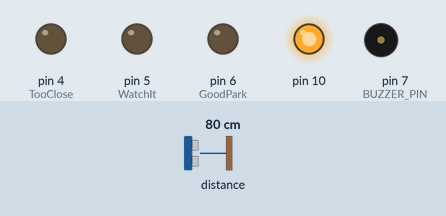
A sketch run on a simulated Arduino Uno, built with avr-gcc and run on an emulated ATmega328P. On the bench: output pins drawn as LEDs (lit = HIGH), buzzer (waves = sounding). Inputs (shaded band) come from the test bench; at power-on: distance to the obstacle 80 cm.

Above: at 1.2 s.
1.3 s: distance to the obstacle set to 44 cm
2.8 s: distance to the obstacle set to 37 cm
At 3.1 s:
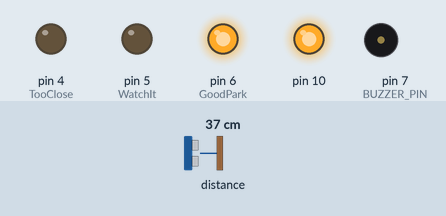
4.3 s: distance to the obstacle set to 33 cm
5.8 s: distance to the obstacle set to 26 cm
At 7.0 s:
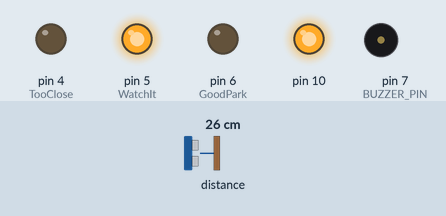
7.3 s: distance to the obstacle set to 21 cm
8.8 s: distance to the obstacle set to 17 cm
At 10.0 s:
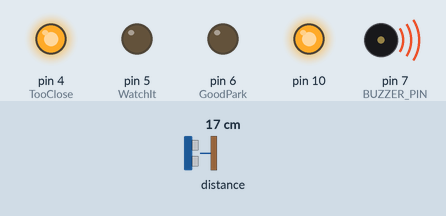
Timing chart, 0 to 11.3 s (numbered marks = the images above; inputs shaded):
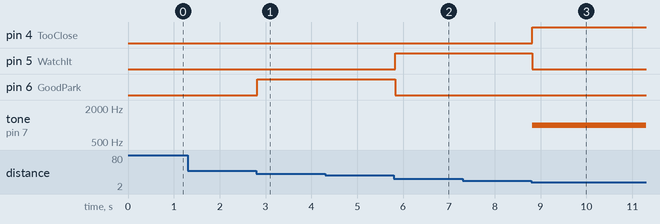

Measured:
- the behaviour switches between 40 and 39 cm on distance to the obstacle (found by bisection; images 0 and 1)
- the behaviour switches between 30 and 29 cm on distance to the obstacle (found by bisection; images 1 and 2)
- the behaviour switches between 20 and 19 cm on distance to the obstacle (found by bisection; images 2 and 3)
- after the input at 1.3 s, every drawn part: stays the same
- after the input at 2.8 s, pin 6 (GoodPark): LOW → HIGH at once
- after the input at 4.3 s, every drawn part: stays the same
- after the input at 5.8 s, pin 5 (WatchIt): LOW → HIGH at once; pin 6 (GoodPark): HIGH → LOW at once
- after the input at 7.3 s, every drawn part: stays the same
- after the input at 8.8 s, pin 4 (TooClose): LOW → HIGH at once; pin 5 (WatchIt): HIGH → LOW at once; tone on pin 7 (BUZZER_PIN): silent → 1000 Hz at once

The sketch:

Garage_Parking_Aid_POST.ino
```cpp
#include "Adafruit_VL53L0X.h"
#include <SPI.h>
#include <Wire.h>

Adafruit_VL53L0X lox = Adafruit_VL53L0X();
const int TooClose     = 4;
const int WatchIt      = 5;
const int GoodPark     = 6;
const int BUZZER_PIN = 7;

void setup() {
pinMode(TooClose,OUTPUT);
pinMode(WatchIt,OUTPUT);
pinMode(GoodPark,OUTPUT);
pinMode( BUZZER_PIN,OUTPUT);
SPI.begin(); // Init SPI bus
Wire.begin();
lox.begin();}

void loop() {
VL53L0X_RangingMeasurementData_t measure;
lox.rangingTest(&measure, false);
if (measure.RangeStatus != 4) {
if (measure.RangeStatus >=8190){
digitalWrite(TooClose,LOW);
digitalWrite(WatchIt,LOW);
digitalWrite(GoodPark,LOW);
}
if((measure.RangeMilliMeter)>=10&&(measure.RangeMilliMeter)<200){
digitalWrite(TooClose,HIGH);
digitalWrite(WatchIt,LOW);
digitalWrite(GoodPark,LOW);
tone(BUZZER_PIN, 1000, 1000);
} else if((measure.RangeMilliMeter)>=200&&(measure.RangeMilliMeter)<300){
digitalWrite(WatchIt,HIGH);
digitalWrite(TooClose,LOW);
digitalWrite(GoodPark,LOW);
 }
else if((measure.RangeMilliMeter)>=300&&(measure.RangeMilliMeter)<400){
digitalWrite(WatchIt,LOW);
digitalWrite(TooClose,LOW);
digitalWrite(GoodPark,HIGH);
}
else if((measure.RangeMilliMeter)>=400&&(measure.RangeMilliMeter)<8200){
digitalWrite(WatchIt,LOW);
digitalWrite(TooClose,LOW);
digitalWrite(GoodPark,LOW);
}}}
```
